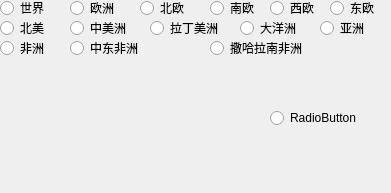
             <widget class="QWidget" name="page_7">
              <property name="geometry">
               <rect>
                <x>0</x>
                <y>0</y>
                <width>391</width>
                <height>193</height>
               </rect>
              </property>
              <attribute name="label">
               <string>国际</string>
              </attribute>
              <widget class="QRadioButton" name="radioButton_1">
               <property name="geometry">
                <rect>
                 <x>0</x>
                 <y>0</y>
                 <width>61</width>
                 <height>16</height>
                </rect>
               </property>
               <property name="text">
                <string>世界</string>
               </property>
              </widget>
              <widget class="QRadioButton" name="radioButton_2">
               <property name="geometry">
                <rect>
                 <x>70</x>
                 <y>0</y>
                 <width>61</width>
                 <height>16</height>
                </rect>
               </property>
               <property name="text">
                <string>欧洲</string>
               </property>
              </widget>
              <widget class="QRadioButton" name="radioButton_3">
               <property name="geometry">
                <rect>
                 <x>140</x>
                 <y>0</y>
                 <width>61</width>
                 <height>16</height>
                </rect>
               </property>
               <property name="text">
                <string>北欧</string>
               </property>
              </widget>
              <widget class="QRadioButton" name="radioButton_4">
               <property name="geometry">
                <rect>
                 <x>210</x>
                 <y>0</y>
                 <width>61</width>
                 <height>16</height>
                </rect>
               </property>
               <property name="text">
                <string>南欧</string>
               </property>
              </widget>
              <widget class="QRadioButton" name="radioButton_5">
               <property name="geometry">
                <rect>
                 <x>270</x>
                 <y>0</y>
                 <width>61</width>
                 <height>16</height>
                </rect>
               </property>
               <property name="text">
                <string>西欧</string>
               </property>
              </widget>
              <widget class="QRadioButton" name="radioButton_6">
               <property name="geometry">
                <rect>
                 <x>330</x>
                 <y>0</y>
                 <width>61</width>
                 <height>16</height>
                </rect>
               </property>
               <property name="text">
                <string>东欧</string>
               </property>
              </widget>
              <widget class="QRadioButton" name="radioButton_7">
               <property name="geometry">
                <rect>
                 <x>0</x>
                 <y>20</y>
                 <width>61</width>
                 <height>16</height>
                </rect>
               </property>
               <property name="text">
                <string>北美</string>
               </property>
              </widget>
              <widget class="QRadioButton" name="radioButton_8">
               <property name="geometry">
                <rect>
                 <x>70</x>
                 <y>20</y>
                 <width>89</width>
                 <height>16</height>
                </rect>
               </property>
               <property name="text">
                <string>中美洲</string>
               </property>
              </widget>
              <widget class="QRadioButton" name="radioButton_9">
               <property name="geometry">
                <rect>
                 <x>150</x>
                 <y>20</y>
                 <width>91</width>
                 <height>16</height>
                </rect>
               </property>
               <property name="text">
                <string>拉丁美洲</string>
               </property>
              </widget>
              <widget class="QRadioButton" name="radioButton_10">
               <property name="geometry">
                <rect>
                 <x>240</x>
                 <y>20</y>
                 <width>81</width>
                 <height>16</height>
                </rect>
               </property>
               <property name="text">
                <string>大洋洲</string>
               </property>
              </widget>
              <widget class="QRadioButton" name="radioButton_11">
               <property name="geometry">
                <rect>
                 <x>320</x>
                 <y>20</y>
                 <width>61</width>
                 <height>16</height>
                </rect>
               </property>
               <property name="text">
                <string>亚洲</string>
               </property>
              </widget>
              <widget class="QRadioButton" name="radioButton_12">
               <property name="geometry">
                <rect>
                 <x>0</x>
                 <y>40</y>
                 <width>61</width>
                 <height>16</height>
                </rect>
               </property>
               <property name="text">
                <string>非洲</string>
               </property>
              </widget>
              <widget class="QRadioButton" name="radioButton_13">
               <property name="geometry">
                <rect>
                 <x>70</x>
                 <y>40</y>
                 <width>91</width>
                 <height>16</height>
                </rect>
               </property>
               <property name="text">
                <string>中东非洲</string>
               </property>
              </widget>
              <widget class="QRadioButton" name="radioButton_14">
               <property name="geometry">
                <rect>
                 <x>210</x>
                 <y>40</y>
                 <width>121</width>
                 <height>16</height>
                </rect>
               </property>
               <property name="text">
                <string>撒哈拉南非洲</string>
               </property>
              </widget>
              <widget class="QRadioButton" name="radioButton_106">
               <property name="geometry">
                <rect>
                 <x>270</x>
                 <y>110</y>
                 <width>89</width>
                 <height>16</height>
                </rect>
               </property>
               <property name="text">
                <string>RadioButton</string>
               </property>
              </widget>
             </widget>
